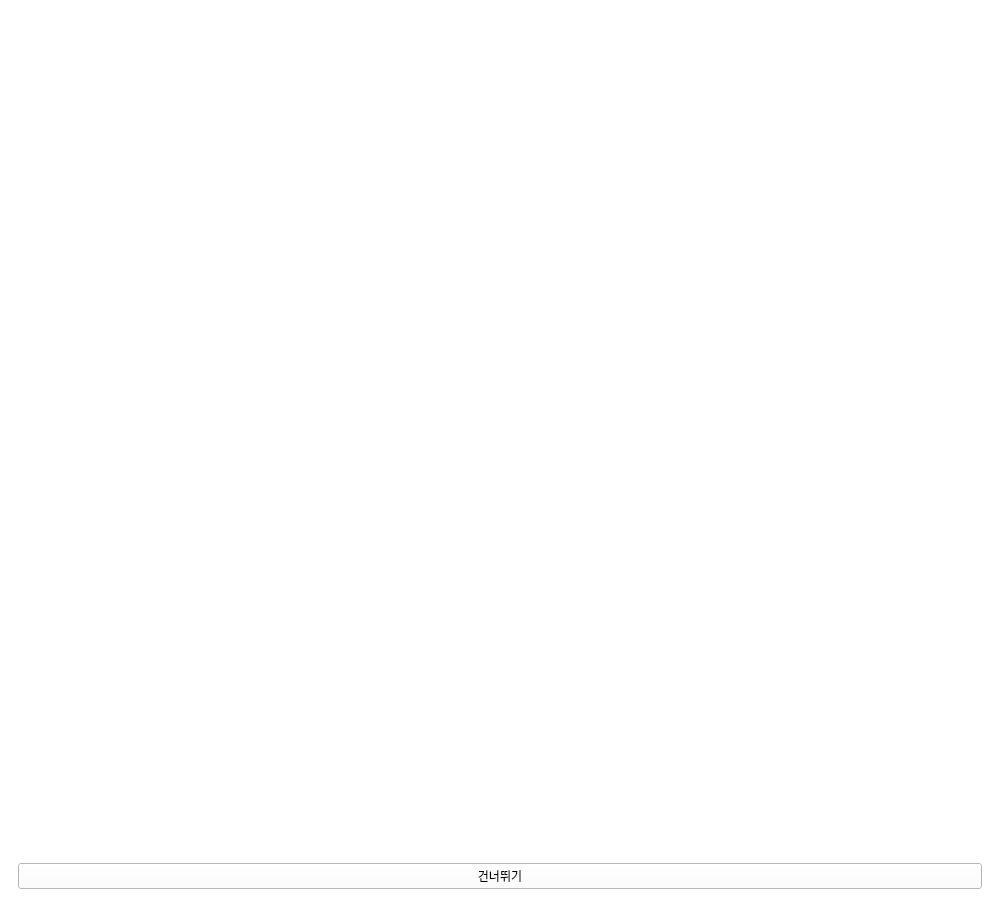
<?xml version='1.0' encoding='utf-8'?>
<ui version="4.0">
 <class>QWidget</class>
 <widget class="QWidget" name="MainWindow">
  <property name="geometry">
   <rect>
    <x>0</x>
    <y>0</y>
    <width>1000</width>
    <height>900</height>
   </rect>
  </property>
  <property name="font">
   <font>
    <family>Malgun Gothic</family>
   </font>
  </property>
  <property name="windowTitle">
   <string>MainWindow</string>
  </property>
  <property name="styleSheet">
   <string notr="true">background-color:white</string>
  </property>
  <widget class="QWidget" name="centralwidget">
   <widget class="QWidget" name="verticalLayoutWidget">
    <property name="geometry">
     <rect>
      <x>240</x>
      <y>10</y>
      <width>741</width>
      <height>841</height>
     </rect>
    </property>
    <layout class="QVBoxLayout" name="graph_layout" />
   </widget>
   <widget class="QGroupBox" name="groupBox_2">
    <property name="geometry">
     <rect>
      <x>10</x>
      <y>0</y>
      <width>221</width>
      <height>551</height>
     </rect>
    </property>
    <property name="font">
     <font>
      <family>Malgun Gothic</family>
      <pointsize>13</pointsize>
      <weight>75</weight>
      <bold>true</bold>
     </font>
    </property>
    <property name="title">
     <string>SETUP</string>
    </property>
    <widget class="QGroupBox" name="groupBox_4">
     <property name="geometry">
      <rect>
       <x>10</x>
       <y>30</y>
       <width>201</width>
       <height>231</height>
      </rect>
     </property>
     <property name="font">
      <font>
       <family>Malgun Gothic</family>
       <pointsize>12</pointsize>
       <weight>75</weight>
       <bold>true</bold>
      </font>
     </property>
     <property name="title">
      <string>Device</string>
     </property>
     <widget class="QWidget" name="gridLayoutWidget_2">
      <property name="geometry">
       <rect>
        <x>10</x>
        <y>30</y>
        <width>189</width>
        <height>191</height>
       </rect>
      </property>
      <layout class="QGridLayout" name="gridLayout_2">
       <item row="3" column="0" colspan="2">
        <widget class="QComboBox" name="port_COMB">
         <property name="font">
          <font>
           <family>Malgun Gothic</family>
          </font>
         </property>
        </widget>
       </item>
       <item row="4" column="0">
        <widget class="QPushButton" name="connect_PB">
         <property name="font">
          <font>
           <family>Malgun Gothic</family>
           <pointsize>10</pointsize>
           <weight>50</weight>
           <bold>false</bold>
          </font>
         </property>
         <property name="text">
          <string>Connect</string>
         </property>
        </widget>
       </item>
       <item row="0" column="0" colspan="2">
        <widget class="QLabel" name="label_5">
         <property name="font">
          <font>
           <family>Malgun Gothic</family>
          </font>
         </property>
         <property name="text">
          <string>   Select Board:  </string>
         </property>
        </widget>
       </item>
       <item row="6" column="0">
        <widget class="QPushButton" name="start_PB">
         <property name="font">
          <font>
           <family>Malgun Gothic</family>
          </font>
         </property>
         <property name="text">
          <string>Start stream</string>
         </property>
        </widget>
       </item>
       <item row="1" column="0">
        <widget class="QCheckBox" name="cyton_CB">
         <property name="font">
          <font>
           <family>Malgun Gothic</family>
          </font>
         </property>
         <property name="text">
          <string>CYTON</string>
         </property>
        </widget>
       </item>
       <item row="1" column="1">
        <widget class="QCheckBox" name="daisy_CB">
         <property name="font">
          <font>
           <family>Malgun Gothic</family>
          </font>
         </property>
         <property name="text">
          <string>with DAISY</string>
         </property>
        </widget>
       </item>
       <item row="6" column="1">
        <widget class="QPushButton" name="stop_PB">
         <property name="font">
          <font>
           <family>Malgun Gothic</family>
          </font>
         </property>
         <property name="text">
          <string>Stop stream</string>
         </property>
        </widget>
       </item>
       <item row="4" column="1">
        <widget class="QPushButton" name="refresh_PB">
         <property name="font">
          <font>
           <family>Malgun Gothic</family>
           <pointsize>10</pointsize>
           <weight>50</weight>
           <bold>false</bold>
          </font>
         </property>
         <property name="text">
          <string>Refresh</string>
         </property>
        </widget>
       </item>
       <item row="2" column="0" colspan="2">
        <widget class="QLabel" name="label_4">
         <property name="font">
          <font>
           <family>Malgun Gothic</family>
          </font>
         </property>
         <property name="text">
          <string>   Select Port:  </string>
         </property>
        </widget>
       </item>
       <item row="5" column="0" colspan="2">
        <widget class="QLabel" name="label_6">
         <property name="font">
          <font>
           <family>Malgun Gothic</family>
          </font>
         </property>
         <property name="text">
          <string>  Streaming: </string>
         </property>
        </widget>
       </item>
      </layout>
     </widget>
    </widget>
    <widget class="QGroupBox" name="groupBox_3">
     <property name="geometry">
      <rect>
       <x>10</x>
       <y>270</y>
       <width>201</width>
       <height>151</height>
      </rect>
     </property>
     <property name="font">
      <font>
       <family>Malgun Gothic</family>
       <pointsize>12</pointsize>
       <weight>75</weight>
       <bold>true</bold>
      </font>
     </property>
     <property name="title">
      <string>Measurement</string>
     </property>
     <widget class="QWidget" name="gridLayoutWidget">
      <property name="geometry">
       <rect>
        <x>10</x>
        <y>30</y>
        <width>171</width>
        <height>121</height>
       </rect>
      </property>
      <layout class="QGridLayout" name="gridLayout">
       <item row="0" column="1">
        <widget class="QLineEdit" name="time_LE">
         <property name="font">
          <font>
           <family>Malgun Gothic</family>
          </font>
         </property>
        </widget>
       </item>
       <item row="2" column="1">
        <widget class="QCheckBox" name="fft_CB">
         <property name="font">
          <font>
           <family>Malgun Gothic</family>
          </font>
         </property>
         <property name="layoutDirection">
          <enum>Qt::LeftToRight</enum>
         </property>
         <property name="text">
          <string>FFT</string>
         </property>
        </widget>
       </item>
       <item row="0" column="0">
        <widget class="QLabel" name="label">
         <property name="font">
          <font>
           <family>Malgun Gothic</family>
          </font>
         </property>
         <property name="text">
          <string>  Seconds: </string>
         </property>
        </widget>
       </item>
       <item row="3" column="1">
        <widget class="QLineEdit" name="freq_LE">
         <property name="font">
          <font>
           <family>Malgun Gothic</family>
          </font>
         </property>
        </widget>
       </item>
       <item row="3" column="0">
        <widget class="QLabel" name="label_3">
         <property name="font">
          <font>
           <family>Malgun Gothic</family>
          </font>
         </property>
         <property name="text">
          <string>  Max Freq:    </string>
         </property>
        </widget>
       </item>
       <item row="2" column="0">
        <widget class="QLabel" name="label_2">
         <property name="font">
          <font>
           <family>Malgun Gothic</family>
          </font>
         </property>
         <property name="text">
          <string>  Relative FFT:      </string>
         </property>
        </widget>
       </item>
       <item row="1" column="0">
        <widget class="QLabel" name="label_7">
         <property name="font">
          <font>
           <family>Malgun Gothic</family>
          </font>
         </property>
         <property name="text">
          <string>  Buffer size:</string>
         </property>
        </widget>
       </item>
       <item row="1" column="1">
        <widget class="QLineEdit" name="buffer_LE" />
       </item>
      </layout>
     </widget>
    </widget>
    <widget class="QGroupBox" name="groupBox_5">
     <property name="geometry">
      <rect>
       <x>10</x>
       <y>430</y>
       <width>201</width>
       <height>111</height>
      </rect>
     </property>
     <property name="font">
      <font>
       <family>Malgun Gothic</family>
       <pointsize>12</pointsize>
       <weight>75</weight>
       <bold>true</bold>
      </font>
     </property>
     <property name="title">
      <string>Recording</string>
     </property>
     <widget class="QWidget" name="gridLayoutWidget_3">
      <property name="geometry">
       <rect>
        <x>10</x>
        <y>29</y>
        <width>181</width>
        <height>82</height>
       </rect>
      </property>
      <layout class="QGridLayout" name="gridLayout_3">
       <item row="0" column="0">
        <widget class="QPushButton" name="rec_start_PB">
         <property name="font">
          <font>
           <family>Malgun Gothic</family>
          </font>
         </property>
         <property name="text">
          <string>Start</string>
         </property>
        </widget>
       </item>
       <item row="1" column="0">
        <widget class="QPushButton" name="Imp_start_PB">
         <property name="font">
          <font>
           <family>Malgun Gothic</family>
          </font>
         </property>
         <property name="text">
          <string>Imp Start</string>
         </property>
        </widget>
       </item>
       <item row="1" column="1">
        <widget class="QPushButton" name="Imp_stop_PB">
         <property name="font">
          <font>
           <family>Malgun Gothic</family>
          </font>
         </property>
         <property name="text">
          <string>Imp Stop</string>
         </property>
        </widget>
       </item>
       <item row="0" column="1">
        <widget class="QPushButton" name="rec_stop_PB">
         <property name="font">
          <font>
           <family>Malgun Gothic</family>
          </font>
         </property>
         <property name="text">
          <string>Stop</string>
         </property>
        </widget>
       </item>
       <item row="2" column="0">
        <widget class="QPushButton" name="Sound_PB">
         <property name="font">
          <font>
           <family>Malgun Gothic</family>
          </font>
         </property>
         <property name="text">
          <string>Play Sound</string>
         </property>
        </widget>
       </item>
       <item row="2" column="1">
        <widget class="QPushButton" name="Null_PB">
         <property name="font">
          <font>
           <family>Malgun Gothic</family>
          </font>
         </property>
         <property name="text">
          <string>NULL</string>
         </property>
        </widget>
       </item>
      </layout>
     </widget>
    </widget>
   </widget>
   <widget class="QLabel" name="F3_LB">
    <property name="geometry">
     <rect>
      <x>75</x>
      <y>570</y>
      <width>25</width>
      <height>16</height>
     </rect>
    </property>
    <property name="font">
     <font>
      <family>Malgun Gothic</family>
      <weight>75</weight>
      <bold>true</bold>
     </font>
    </property>
    <property name="text">
     <string>F3</string>
    </property>
    <property name="alignment">
     <set>Qt::AlignCenter</set>
    </property>
   </widget>
   <widget class="QLabel" name="F4_LB">
    <property name="geometry">
     <rect>
      <x>135</x>
      <y>570</y>
      <width>25</width>
      <height>16</height>
     </rect>
    </property>
    <property name="font">
     <font>
      <family>Malgun Gothic</family>
      <weight>75</weight>
      <bold>true</bold>
     </font>
    </property>
    <property name="text">
     <string>F4</string>
    </property>
    <property name="alignment">
     <set>Qt::AlignCenter</set>
    </property>
   </widget>
   <widget class="QLabel" name="Fz_LB">
    <property name="geometry">
     <rect>
      <x>105</x>
      <y>580</y>
      <width>25</width>
      <height>16</height>
     </rect>
    </property>
    <property name="font">
     <font>
      <family>Malgun Gothic</family>
      <weight>75</weight>
      <bold>true</bold>
     </font>
    </property>
    <property name="text">
     <string>Fz</string>
    </property>
    <property name="alignment">
     <set>Qt::AlignCenter</set>
    </property>
   </widget>
   <widget class="QLabel" name="T3_LB">
    <property name="geometry">
     <rect>
      <x>25</x>
      <y>640</y>
      <width>25</width>
      <height>16</height>
     </rect>
    </property>
    <property name="font">
     <font>
      <family>Malgun Gothic</family>
      <weight>75</weight>
      <bold>true</bold>
     </font>
    </property>
    <property name="text">
     <string>T3</string>
    </property>
    <property name="alignment">
     <set>Qt::AlignCenter</set>
    </property>
   </widget>
   <widget class="QLabel" name="C3_LB">
    <property name="geometry">
     <rect>
      <x>65</x>
      <y>640</y>
      <width>25</width>
      <height>16</height>
     </rect>
    </property>
    <property name="font">
     <font>
      <family>Malgun Gothic</family>
      <weight>75</weight>
      <bold>true</bold>
     </font>
    </property>
    <property name="text">
     <string>C3</string>
    </property>
    <property name="alignment">
     <set>Qt::AlignCenter</set>
    </property>
   </widget>
   <widget class="QLabel" name="Cz_LB">
    <property name="geometry">
     <rect>
      <x>105</x>
      <y>640</y>
      <width>25</width>
      <height>16</height>
     </rect>
    </property>
    <property name="font">
     <font>
      <family>Malgun Gothic</family>
      <weight>75</weight>
      <bold>true</bold>
     </font>
    </property>
    <property name="text">
     <string>Cz</string>
    </property>
    <property name="alignment">
     <set>Qt::AlignCenter</set>
    </property>
   </widget>
   <widget class="QLabel" name="C4_LB">
    <property name="geometry">
     <rect>
      <x>145</x>
      <y>640</y>
      <width>25</width>
      <height>16</height>
     </rect>
    </property>
    <property name="font">
     <font>
      <family>Malgun Gothic</family>
      <weight>75</weight>
      <bold>true</bold>
     </font>
    </property>
    <property name="text">
     <string>C4</string>
    </property>
    <property name="alignment">
     <set>Qt::AlignCenter</set>
    </property>
   </widget>
   <widget class="QLabel" name="T4_LB">
    <property name="geometry">
     <rect>
      <x>185</x>
      <y>640</y>
      <width>25</width>
      <height>16</height>
     </rect>
    </property>
    <property name="font">
     <font>
      <family>Malgun Gothic</family>
      <weight>75</weight>
      <bold>true</bold>
     </font>
    </property>
    <property name="text">
     <string>T4</string>
    </property>
    <property name="alignment">
     <set>Qt::AlignCenter</set>
    </property>
   </widget>
   <widget class="QLabel" name="T5_LB">
    <property name="geometry">
     <rect>
      <x>35</x>
      <y>690</y>
      <width>25</width>
      <height>16</height>
     </rect>
    </property>
    <property name="font">
     <font>
      <family>Malgun Gothic</family>
      <weight>75</weight>
      <bold>true</bold>
     </font>
    </property>
    <property name="text">
     <string>T5</string>
    </property>
    <property name="alignment">
     <set>Qt::AlignCenter</set>
    </property>
   </widget>
   <widget class="QLabel" name="P3_LB">
    <property name="geometry">
     <rect>
      <x>75</x>
      <y>680</y>
      <width>25</width>
      <height>16</height>
     </rect>
    </property>
    <property name="font">
     <font>
      <family>Malgun Gothic</family>
      <weight>75</weight>
      <bold>true</bold>
     </font>
    </property>
    <property name="text">
     <string>P3</string>
    </property>
    <property name="alignment">
     <set>Qt::AlignCenter</set>
    </property>
   </widget>
   <widget class="QLabel" name="Pz_LB">
    <property name="geometry">
     <rect>
      <x>105</x>
      <y>670</y>
      <width>25</width>
      <height>16</height>
     </rect>
    </property>
    <property name="font">
     <font>
      <family>Malgun Gothic</family>
      <weight>75</weight>
      <bold>true</bold>
     </font>
    </property>
    <property name="text">
     <string>Pz</string>
    </property>
    <property name="alignment">
     <set>Qt::AlignCenter</set>
    </property>
   </widget>
   <widget class="QLabel" name="P4_LB">
    <property name="geometry">
     <rect>
      <x>135</x>
      <y>680</y>
      <width>25</width>
      <height>16</height>
     </rect>
    </property>
    <property name="font">
     <font>
      <family>Malgun Gothic</family>
      <weight>75</weight>
      <bold>true</bold>
     </font>
    </property>
    <property name="text">
     <string>P4</string>
    </property>
    <property name="alignment">
     <set>Qt::AlignCenter</set>
    </property>
   </widget>
   <widget class="QLabel" name="T6_LB">
    <property name="geometry">
     <rect>
      <x>175</x>
      <y>690</y>
      <width>25</width>
      <height>16</height>
     </rect>
    </property>
    <property name="font">
     <font>
      <family>Malgun Gothic</family>
      <weight>75</weight>
      <bold>true</bold>
     </font>
    </property>
    <property name="text">
     <string>T6</string>
    </property>
    <property name="alignment">
     <set>Qt::AlignCenter</set>
    </property>
   </widget>
   <widget class="QLabel" name="O1_LB">
    <property name="geometry">
     <rect>
      <x>75</x>
      <y>720</y>
      <width>25</width>
      <height>16</height>
     </rect>
    </property>
    <property name="font">
     <font>
      <family>Malgun Gothic</family>
      <weight>75</weight>
      <bold>true</bold>
     </font>
    </property>
    <property name="text">
     <string>O1</string>
    </property>
    <property name="alignment">
     <set>Qt::AlignCenter</set>
    </property>
   </widget>
   <widget class="QLabel" name="O2_LB">
    <property name="geometry">
     <rect>
      <x>135</x>
      <y>720</y>
      <width>25</width>
      <height>16</height>
     </rect>
    </property>
    <property name="font">
     <font>
      <family>Malgun Gothic</family>
      <weight>75</weight>
      <bold>true</bold>
     </font>
    </property>
    <property name="text">
     <string>O2</string>
    </property>
    <property name="alignment">
     <set>Qt::AlignCenter</set>
    </property>
   </widget>
   <widget class="QLabel" name="GND_LB">
    <property name="geometry">
     <rect>
      <x>100</x>
      <y>610</y>
      <width>35</width>
      <height>16</height>
     </rect>
    </property>
    <property name="font">
     <font>
      <family>Malgun Gothic</family>
      <weight>75</weight>
      <bold>true</bold>
     </font>
    </property>
    <property name="text">
     <string>GND</string>
    </property>
    <property name="alignment">
     <set>Qt::AlignCenter</set>
    </property>
   </widget>
  </widget>
  <widget class="QMenuBar" name="menubar">
   <property name="geometry">
    <rect>
     <x>0</x>
     <y>0</y>
     <width>1000</width>
     <height>24</height>
    </rect>
   </property>
   <widget class="QMenu" name="menuFile_F">
    <property name="font">
     <font>
      <pointsize>10</pointsize>
     </font>
    </property>
    <property name="title">
     <string>File (F)</string>
    </property>
    <addaction name="actionSave_As" />
    <addaction name="actionNew_File" />
   </widget>
   <addaction name="menuFile_F" />
  </widget>
  <widget class="QStatusBar" name="statusbar" />
  <action name="actionSave_As">
   <property name="text">
    <string>Save As</string>
   </property>
   <property name="font">
    <font>
     <family>Malgun Gothic</family>
    </font>
   </property>
  </action>
  <action name="actionNew_File">
   <property name="text">
    <string>New File</string>
   </property>
   <property name="font">
    <font>
     <family>Malgun Gothic</family>
    </font>
   </property>
  </action>
 <layout class="QVBoxLayout" name="verticalLayout"><item><widget class="QWidget" name="main_content" /></item><item><layout class="QHBoxLayout" name="skipLayout"><item><spacer name="horizontalSpacerLeft"><property name="orientation"><enum>Qt::Horizontal</enum></property></spacer></item><item><widget class="QPushButton" name="skip_btn"><property name="text"><string>건너뛰기</string></property></widget></item><item><spacer name="horizontalSpacerRight"><property name="orientation"><enum>Qt::Horizontal</enum></property></spacer></item></layout></item></layout></widget>
 <resources />
 <connections />
</ui>
